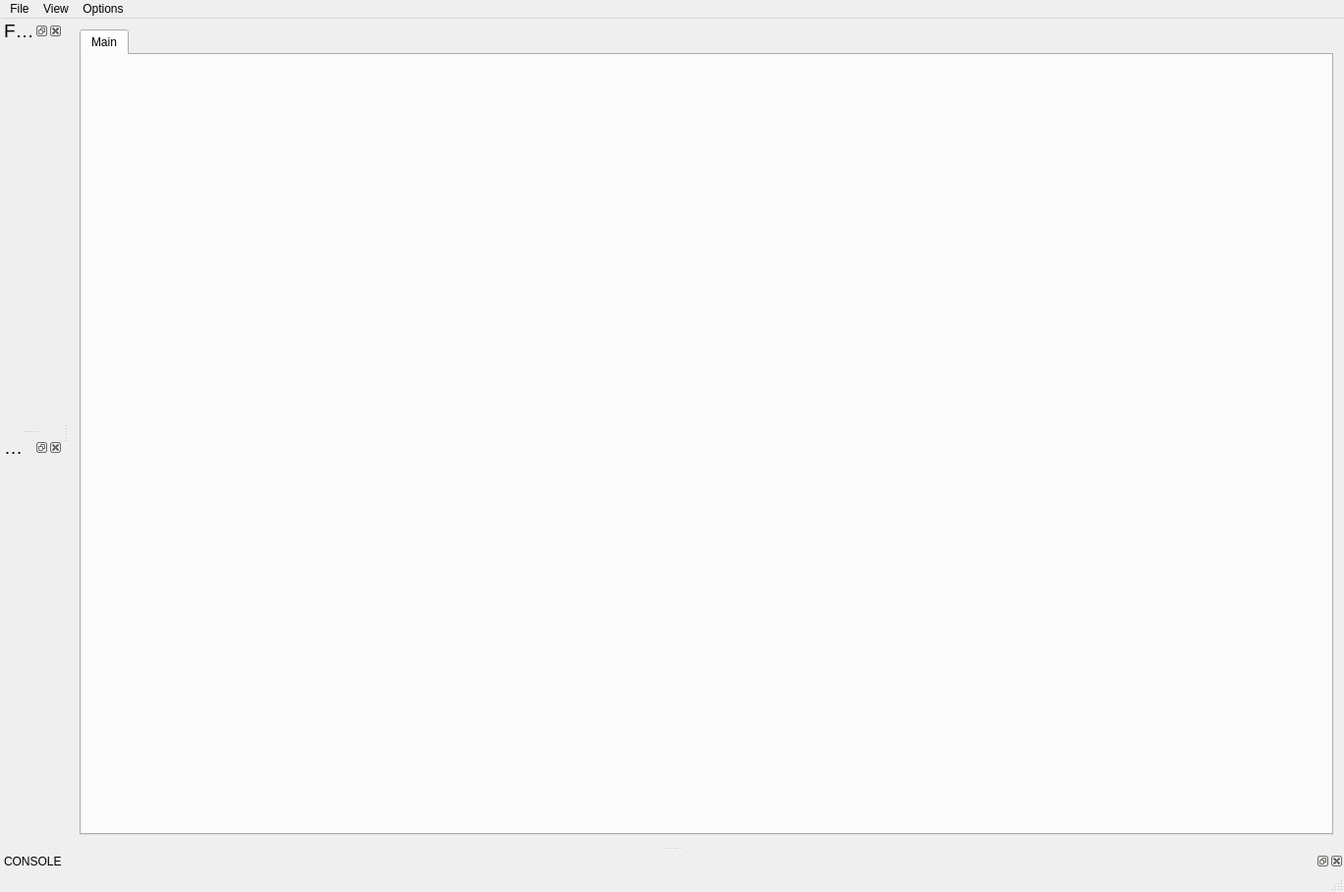
<?xml version="1.0" encoding="UTF-8"?>
<ui version="4.0">
 <class>MainWindow</class>
 <widget class="QMainWindow" name="MainWindow">
  <property name="geometry">
   <rect>
    <x>0</x>
    <y>0</y>
    <width>1368</width>
    <height>908</height>
   </rect>
  </property>
  <property name="sizePolicy">
   <sizepolicy hsizetype="Preferred" vsizetype="Maximum">
    <horstretch>0</horstretch>
    <verstretch>0</verstretch>
   </sizepolicy>
  </property>
  <property name="windowTitle">
   <string>MainWindow</string>
  </property>
  <property name="dockOptions">
   <set>QMainWindow::DockOption::AllowTabbedDocks|QMainWindow::DockOption::AnimatedDocks</set>
  </property>
  <widget class="QWidget" name="centralWidget">
   <layout class="QGridLayout" name="gridLayout">
    <item row="0" column="0">
     <widget class="QSplitter" name="main_vertical_splitter">
      <property name="orientation">
       <enum>Qt::Orientation::Vertical</enum>
      </property>
      <widget class="QSplitter" name="main_horizontal_splitter">
       <property name="orientation">
        <enum>Qt::Orientation::Horizontal</enum>
       </property>
       <widget class="QTabWidget" name="flows_tab_widget">
        <property name="sizePolicy">
         <sizepolicy hsizetype="Preferred" vsizetype="Preferred">
          <horstretch>0</horstretch>
          <verstretch>0</verstretch>
         </sizepolicy>
        </property>
        <property name="currentIndex">
         <number>0</number>
        </property>
        <widget class="QWidget" name="tab">
         <attribute name="title">
          <string>Main</string>
         </attribute>
        </widget>
       </widget>
      </widget>
     </widget>
    </item>
   </layout>
  </widget>
  <widget class="QMenuBar" name="menuBar">
   <property name="geometry">
    <rect>
     <x>0</x>
     <y>0</y>
     <width>1368</width>
     <height>30</height>
    </rect>
   </property>
   <widget class="QMenu" name="menuFile">
    <property name="title">
     <string>File</string>
    </property>
    <widget class="QMenu" name="menuScripts">
     <property name="title">
      <string>Scripts</string>
     </property>
     <addaction name="actionNew_Flow"/>
     <addaction name="actionRename_Flow"/>
     <addaction name="actionDelete_Flow"/>
    </widget>
    <addaction name="actionImport_Nodes"/>
    <addaction name="actionImport_Example_Nodes"/>
    <addaction name="actionSave_Project"/>
    <addaction name="menuScripts"/>
   </widget>
   <widget class="QMenu" name="menuView">
    <property name="title">
     <string>View</string>
    </property>
    <widget class="QMenu" name="menuFlow_Design_Style">
     <property name="title">
      <string>Flow Theme</string>
     </property>
    </widget>
    <widget class="QMenu" name="menuSave_Picture">
     <property name="title">
      <string>Save Picture</string>
     </property>
     <addaction name="actionSave_Pic_Viewport"/>
     <addaction name="actionSave_Pic_Whole_Scene_scaled"/>
    </widget>
    <widget class="QMenu" name="menuDocks">
     <property name="title">
      <string>Windows</string>
     </property>
    </widget>
    <addaction name="separator"/>
    <addaction name="menuDocks"/>
    <addaction name="menuFlow_Design_Style"/>
    <addaction name="menuSave_Picture"/>
   </widget>
   <widget class="QMenu" name="menuDebugging">
    <property name="title">
     <string>Options</string>
    </property>
    <widget class="QMenu" name="menuInfo_Messages">
     <property name="title">
      <string>Info Messages</string>
     </property>
     <addaction name="actionEnableInfoMessages"/>
     <addaction name="actionDisableInfoMessages"/>
    </widget>
    <addaction name="menuInfo_Messages"/>
   </widget>
   <addaction name="menuFile"/>
   <addaction name="menuView"/>
   <addaction name="menuDebugging"/>
  </widget>
  <widget class="QStatusBar" name="statusBar"/>
  <widget class="QDockWidget" name="flows_dock">
   <property name="font">
    <font>
     <pointsize>14</pointsize>
    </font>
   </property>
   <property name="features">
    <set>QDockWidget::DockWidgetFeature::DockWidgetClosable|QDockWidget::DockWidgetFeature::DockWidgetFloatable|QDockWidget::DockWidgetFeature::DockWidgetMovable</set>
   </property>
   <property name="windowTitle">
    <string>Flows</string>
   </property>
   <attribute name="dockWidgetArea">
    <number>1</number>
   </attribute>
   <widget class="QWidget" name="flowsWidgetContents">
    <property name="sizePolicy">
     <sizepolicy hsizetype="Preferred" vsizetype="Preferred">
      <horstretch>0</horstretch>
      <verstretch>0</verstretch>
     </sizepolicy>
    </property>
   </widget>
  </widget>
  <widget class="QDockWidget" name="nodes_dock">
   <property name="font">
    <font>
     <pointsize>14</pointsize>
    </font>
   </property>
   <property name="features">
    <set>QDockWidget::DockWidgetFeature::DockWidgetClosable|QDockWidget::DockWidgetFeature::DockWidgetFloatable|QDockWidget::DockWidgetFeature::DockWidgetMovable</set>
   </property>
   <property name="windowTitle">
    <string>Nodes</string>
   </property>
   <attribute name="dockWidgetArea">
    <number>1</number>
   </attribute>
   <widget class="QWidget" name="nodesWidgetContents">
    <property name="sizePolicy">
     <sizepolicy hsizetype="Preferred" vsizetype="Preferred">
      <horstretch>0</horstretch>
      <verstretch>0</verstretch>
     </sizepolicy>
    </property>
   </widget>
  </widget>
  <widget class="QDockWidget" name="consoleDock">
   <property name="features">
    <set>QDockWidget::DockWidgetFeature::DockWidgetClosable|QDockWidget::DockWidgetFeature::DockWidgetFloatable|QDockWidget::DockWidgetFeature::DockWidgetMovable</set>
   </property>
   <property name="allowedAreas">
    <set>Qt::DockWidgetArea::BottomDockWidgetArea</set>
   </property>
   <property name="windowTitle">
    <string>CONSOLE</string>
   </property>
   <attribute name="dockWidgetArea">
    <number>8</number>
   </attribute>
   <widget class="QWidget" name="consoleDockContents">
    <widget class="QWidget" name="console_placeholder_widget" native="true">
     <property name="geometry">
      <rect>
       <x>0</x>
       <y>0</y>
       <width>976</width>
       <height>407</height>
      </rect>
     </property>
    </widget>
   </widget>
  </widget>
  <action name="actionImport_Nodes">
   <property name="text">
    <string>Import Nodes</string>
   </property>
  </action>
  <action name="actionSave_Project">
   <property name="text">
    <string>Save Project</string>
   </property>
  </action>
  <action name="actionDesignDark_Std">
   <property name="text">
    <string>Dark Std</string>
   </property>
  </action>
  <action name="actionDesignDark_Tron">
   <property name="text">
    <string>Dark Tron</string>
   </property>
  </action>
  <action name="actionEnableInfoMessages">
   <property name="text">
    <string>Enable</string>
   </property>
  </action>
  <action name="actionDisableInfoMessages">
   <property name="text">
    <string>Disable</string>
   </property>
  </action>
  <action name="actionSave_Pic_Viewport">
   <property name="text">
    <string>Save Pic - Viewport</string>
   </property>
   <property name="toolTip">
    <string>Save a picture of the current scene's viewport.
This will save exactly what you see in the same resolution.</string>
   </property>
  </action>
  <action name="actionSave_Pic_Whole_Scene_scaled">
   <property name="text">
    <string>Save Pic - Whole Scene (scaled)</string>
   </property>
   <property name="toolTip">
    <string>Saves a picture of the whole current scene. 
The more you zoomed in, the sharper the picture.
This will take a few seconds.</string>
   </property>
  </action>
  <action name="actionNew_Flow">
   <property name="text">
    <string>New</string>
   </property>
  </action>
  <action name="actionRename_Flow">
   <property name="text">
    <string>Rename</string>
   </property>
  </action>
  <action name="actionDelete_Flow">
   <property name="text">
    <string>Delete</string>
   </property>
  </action>
  <action name="actionImport_Example_Nodes">
   <property name="text">
    <string>Import Example Nodes</string>
   </property>
  </action>
  <action name="action">
   <property name="text">
    <string>sd</string>
   </property>
  </action>
 </widget>
 <layoutdefault spacing="6" margin="11"/>
 <resources/>
 <connections/>
</ui>
